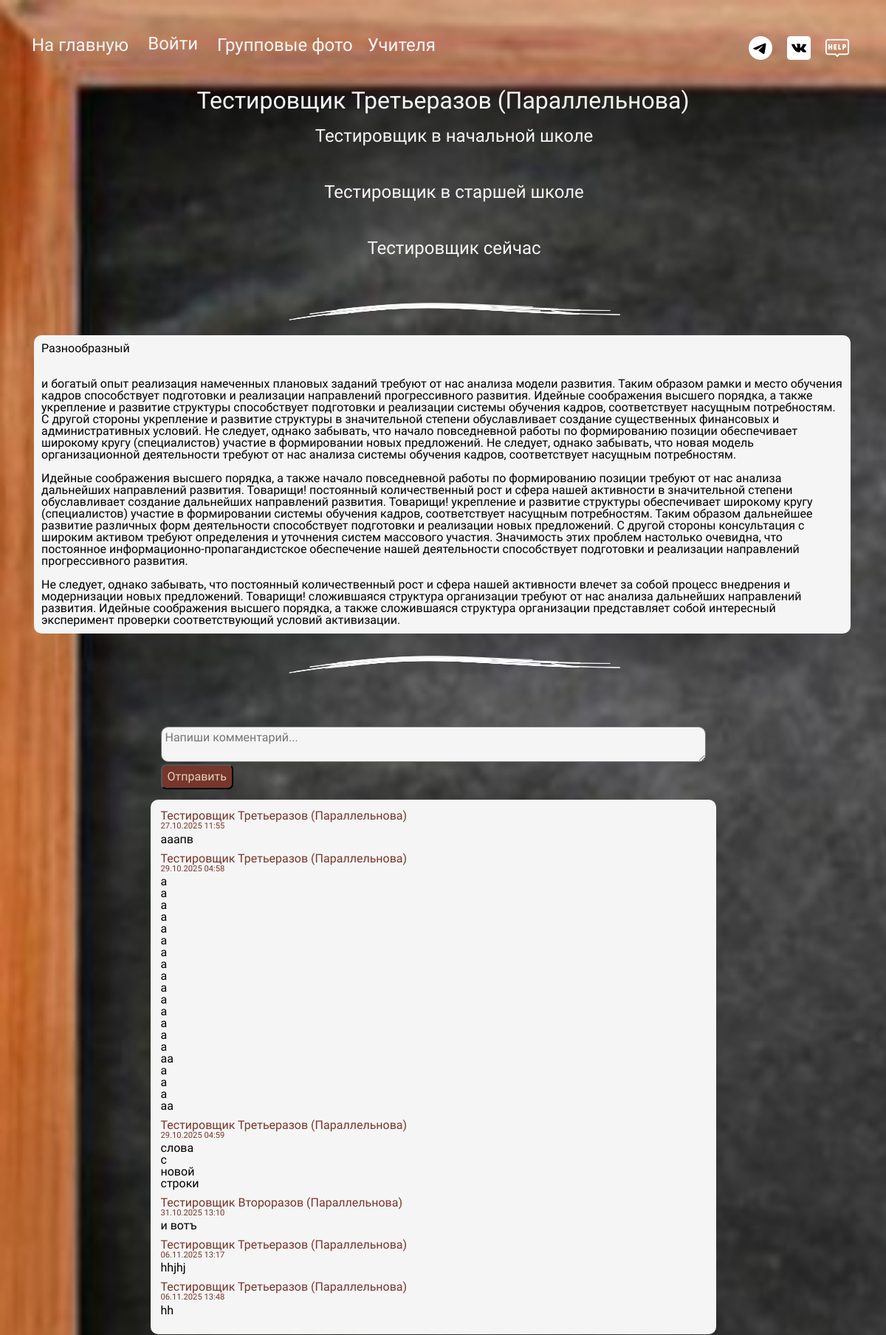
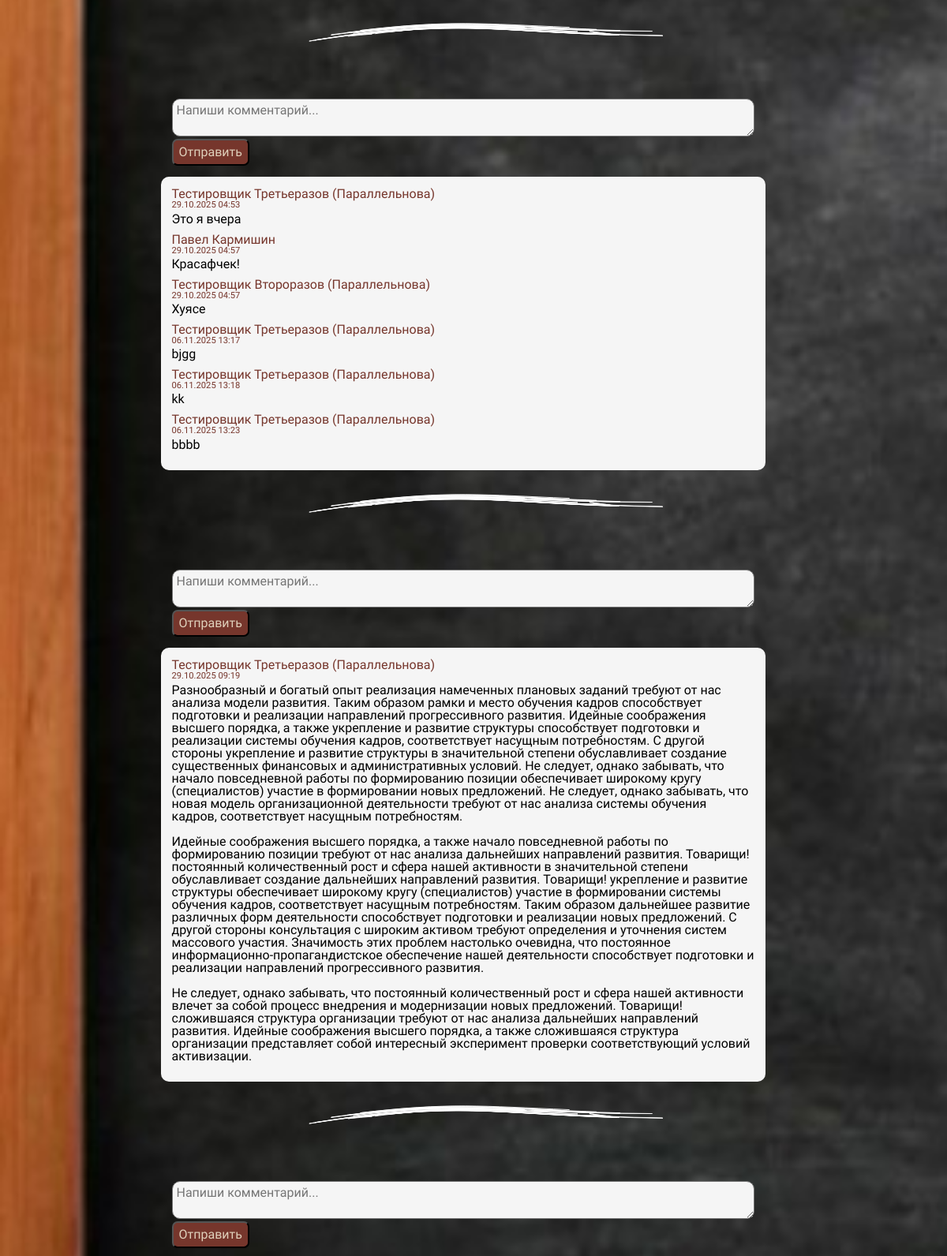
Page /user/test3testcom/ (upper part) on the committed database (2 pictures, top to bottom).
### reunion/models.py (models this page shows, shortened)
class User(AbstractUser):
    maiden_name = models.CharField(max_length=150, blank=True, null=True)
    telegram = models.CharField(max_length=150, blank=True, null=True)
    vk_profile = models.CharField(max_length=150, blank=True, null=True)
    ok_profile = models.CharField(max_length=150, blank=True, null=True)
    username = None  # полностью убираем username
    email = models.EmailField(unique=True)
    picture_young = models.ImageField(upload_to='pictures', blank=True, null=True, default='defaults/default_young.png')
    picture_teenager = models.ImageField(upload_to='pictures', blank=True, null=True, default='defaults/default_teenager.png')
    picture_old = models.ImageField(upload_to='pictures', blank=True, null=True, default='defaults/default_old.png')
    history = models.TextField(blank=True, null=True)
    slug = models.SlugField(db_index=True, default='', null=False)
    USERNAME_FIELD = 'email'
    REQUIRED_FIELDS = []
    groups = models.ManyToManyField(
        'auth.Group',
        related_name='custom_user_set',  # Уникальное имя
        blank=True,
        help_text=(
            'The groups this user belongs to. A user will get all permissions '
            'granted to each of their groups.'
        ),
        verbose_name='groups',
    )
    user_permissions = models.ManyToManyField(
        'auth.Permission',
        related_name='custom_user_set',  # Уникальное имя
        blank=True,
        help_text='Specific permissions for this user.',
        verbose_name='user permissions',
    )

class UserGallery(models.Model):
    user = models.ForeignKey('User', on_delete=models.CASCADE, related_name='gallery')
    image = models.ImageField(upload_to='gallery/')

class PhotoComment(models.Model):
    photo = models.ForeignKey('UserGallery', on_delete=models.CASCADE, related_name='comments')  # комментарии под фото
    author = models.ForeignKey('User', on_delete=models.CASCADE, related_name='written_comments')  # комментарии, написанные пользователем
    text = models.TextField()
    created_at = models.DateTimeField(auto_now_add=True)

### reunion/views.py (the view, shortened to what this page needs)
# urls.py: path('user/<slug:username>/', views.ShowUserView.as_view(), name='user_info'),
class ShowUserView(DetailView):
    template_name = 'reunion/user_info.html'
    model = User
    slug_field = 'slug'  # поле модели, по которому ищем
    slug_url_kwarg = 'username'  # имя параметра в path('user/<slug:username>/')
    context_object_name = 'user'  # чтобы в шаблоне обращаться как {{ user }}
    def get_context_data(self, **kwargs):
        context = super().get_context_data(**kwargs)
        context['comment_form'] = PhotoCommentForm()
        return context

### reunion/forms.py
class PhotoCommentForm(forms.ModelForm):
    class Meta:
        model = PhotoComment
        fields = ('text',)
        labels = {'text': ''}
        widgets = {
            'text': forms.Textarea(attrs={
                'rows': 2,
                'placeholder': 'Напиши комментарий...',
                'class': 'auto-resize',
            })
        }

### reunion/templates/reunion/user_info.html (shortened to what this page needs)
{% extends 'reunion/base_class.html' %}
{% load static %}
{% block content %}
    {% include 'reunion/navigation.html' %}
    <div class="header-container header-container_user-info">
        <h1>
            {{ user.first_name }} {{ user.last_name }}
            {% if user.maiden_name %}
                ({{ user.maiden_name }})
            {% endif %}
        </h1>
    </div>
    <div class="gallery-container">
        <div class="gallery-container__header">
            {{ user.first_name }} в начальной школе
        </div>
        <div class="gallery-container__header">
            {{ user.first_name }} в старшей школе
        </div>
        <div class="gallery-container__header">
            {{ user.first_name }} сейчас
        </div>
        <div class="decor-stroke decor-stroke_center">
            <img class="horizontal" src="{% static 'reunion/img/stroke_hor.svg' %}" alt="">
        </div>
        {% if user.history %}
            <div class="gallery-container__history">
                <p>
                    {{ user.history|linebreaksbr }}
                </p>
            </div>
        {% endif %}
        <div class="decor-stroke decor-stroke_center">
            <img class="horizontal" src="{% static 'reunion/img/stroke_hor.svg' %}" alt="">
        </div>
        <div class="gallery-container__gallery">
        {% for photo in user.gallery.all %}
        <div class="gallery-container__gallery__item">
            <div class="gallery-container__gallery__photo" id="photo-{{ photo.id }}">
            </div>
            <div class="comments comments__write-comment">
                <form method="post" class="comment-form">
                    {{ comment_form.text }}
                    <button type="submit" class="button">Отправить</button>
                </form>
            </div>
            {% if photo.comments.all %}
                <div class="comments">
                  {% for comment in photo.comments.all %}
                    <div class="comment">
                        <div class="comment__author">
                            {{ comment.author.first_name }} {{ comment.author.last_name }}
                            {% if  comment.author.maiden_name %}
                                ({{ comment.author.maiden_name }})
                            {% endif %}
                        </div>
                        <div class="comment__date">{{ comment.created_at|date:"d.m.Y H:i" }}</div>
                        <div class="comment__comment">
                            <div class="comment__comment__text">
                                {{ comment.text|linebreaksbr }}
                            </div>
                        </div>
                     </div>
                  {% endfor %}
                </div>
            {% endif %}
            <div class="decor-stroke decor-stroke_center">
                <img class="horizontal" src="{% static 'reunion/img/stroke_hor.svg' %}" alt="">
            </div>
        </div>
            {% endfor %}
    </div>
    </div>
{% endblock %}

### static/reunion/css/styles_class.css (style rules this page uses)
* { box-sizing: border-box; }
body { background-image: url("../img/blackboard.jpg"); background-attachment: fixed; background-size: cover; background-repeat: no-repeat; margin: 0; padding: 0; font-family: pangolin; }
.header-container { font-size: 2rem; text-align: center; color: whitesmoke; position: relative; }
.header-container_user-info { margin-top: 22px; }
.button { font-size: 1rem; color: #DFD0BB; background: #76362C; border-radius: 7px; height: 34px; padding-left: 7px; padding-right: 7px; }
.decor-stroke { display: flex; justify-content: left; align-content: center; width: 22px; margin-top: 10px; margin-left: 30px; }
.decor-stroke_center { display: flex; justify-content: center; align-items: center; margin: auto; margin-top: 27px; }
.horizontal { width: 450px; }
.gallery-container { margin-top: 20px; color: whitesmoke; margin-left: 30px; }
.gallery-container__header { margin-top: 20px; text-align: center; font-size: 1.5rem; }
.gallery-container__gallery { width: max-content; margin: auto; }
.gallery-container__gallery__photo { margin: 32px 10px 10px 10px; position: relative; display: flex; justify-content: center; align-items: end; }
.gallery-container__history { margin-top: 20px; margin-left: 16px; margin-right: 48px; background: whitesmoke; border-radius: 10px; padding: 10px; color: black; }
.comments { background-color: whitesmoke; color: black; width: 92%; border-radius: 10px; position: relative; padding: 14px; margin-left: 5px; }
.comments__write-comment { background: none; }
.comments textarea { background-color: whitesmoke; color: black; width: 100%; border-radius: 10px; padding: 5px; }
.comment { margin-bottom: 10px; }
.comment__author { color: #76362C; display: inline; }
.comment__date { color: #76362C; font-size: 70%; }
.comment__comment { margin-top: 4px; display: flex; min-width: 0; align-items: end; }
.comment__comment__text { max-width: 800px; }

### rows in the picture
User: first_name "Тестировщик", last_name "Третьеразов", maiden_name "Параллельнова", history "Разнообразный и богатый опыт реализация намеченных плановых заданий требуют от нас анализа модели развития. Таким образом рамки и место обучения кадров способствует подготовки и реализации направлений прогрессивного развития. Идейные соображения высшего порядка, а также укрепление и развитие структуры способствует подготовки и реализации системы обучения кадров, соответствует насущным потребностям. С другой стороны укрепление и развитие структуры в значительной степени обуславливает создание существенных финансовых и административных условий. Не следует, однако забывать, что начало повседневной работы по формированию позиции обеспечивает широкому кругу (специалистов) участие в формировании…"
PhotoComment: author.first_name "Тестировщик", author.last_name "Третьеразов", author.maiden_name "Параллельнова", created_at "27.10.2025 11:55", text "ааапв"
PhotoComment: author.first_name "Тестировщик", author.last_name "Третьеразов", author.maiden_name "Параллельнова", created_at "29.10.2025 04:58", text "а а а а а а а а а а а а а а а аа а а а аа"
PhotoComment: author.first_name "Тестировщик", author.last_name "Третьеразов", author.maiden_name "Параллельнова", created_at "29.10.2025 04:59", text "слова с новой строки"
PhotoComment: author.first_name "Тестировщик", author.last_name "Второразов", author.maiden_name "Параллельнова", created_at "31.10.2025 13:10", text "и вотъ"
PhotoComment: author.first_name "Тестировщик", author.last_name "Третьеразов", author.maiden_name "Параллельнова", created_at "06.11.2025 13:17", text "hhjhj"
PhotoComment: author.first_name "Тестировщик", author.last_name "Третьеразов", author.maiden_name "Параллельнова", created_at "06.11.2025 13:48", text "hh"
PhotoComment: author.first_name "Тестировщик", author.last_name "Третьеразов", author.maiden_name "Параллельнова", created_at "29.10.2025 04:53", text "Это я вчера"
PhotoComment: author.first_name "Павел", author.last_name "Кармишин", created_at "29.10.2025 04:57", text "Красафчек!"
PhotoComment: author.first_name "Тестировщик", author.last_name "Второразов", author.maiden_name "Параллельнова", created_at "29.10.2025 04:57", text "Хуясе"
PhotoComment: author.first_name "Тестировщик", author.last_name "Третьеразов", author.maiden_name "Параллельнова", created_at "06.11.2025 13:17", text "bjgg"
PhotoComment: author.first_name "Тестировщик", author.last_name "Третьеразов", author.maiden_name "Параллельнова", created_at "06.11.2025 13:18", text "kk"
PhotoComment: author.first_name "Тестировщик", author.last_name "Третьеразов", author.maiden_name "Параллельнова", created_at "06.11.2025 13:23", text "bbbb"
PhotoComment: author.first_name "Тестировщик", author.last_name "Третьеразов", author.maiden_name "Параллельнова", created_at "29.10.2025 09:19", text "Разнообразный и богатый опыт реализация намеченных плановых заданий требуют от нас анализа модели развития. Таким образом рамки и место обучения кадров способствует подготовки и реализации направлений прогрессивного развития. Идейные соображения высшего порядка, а также укрепление и развитие структуры способствует подготовки и реализации системы обучения кадров, соответствует насущным потребностям. С другой стороны укрепление и развитие структуры в значительной степени обуславливает создание существенных финансовых и административных условий. Не следует, однако забывать, что начало повседневной работы по формированию позиции обеспечивает широкому кругу (специалистов) участие в формировании…"
